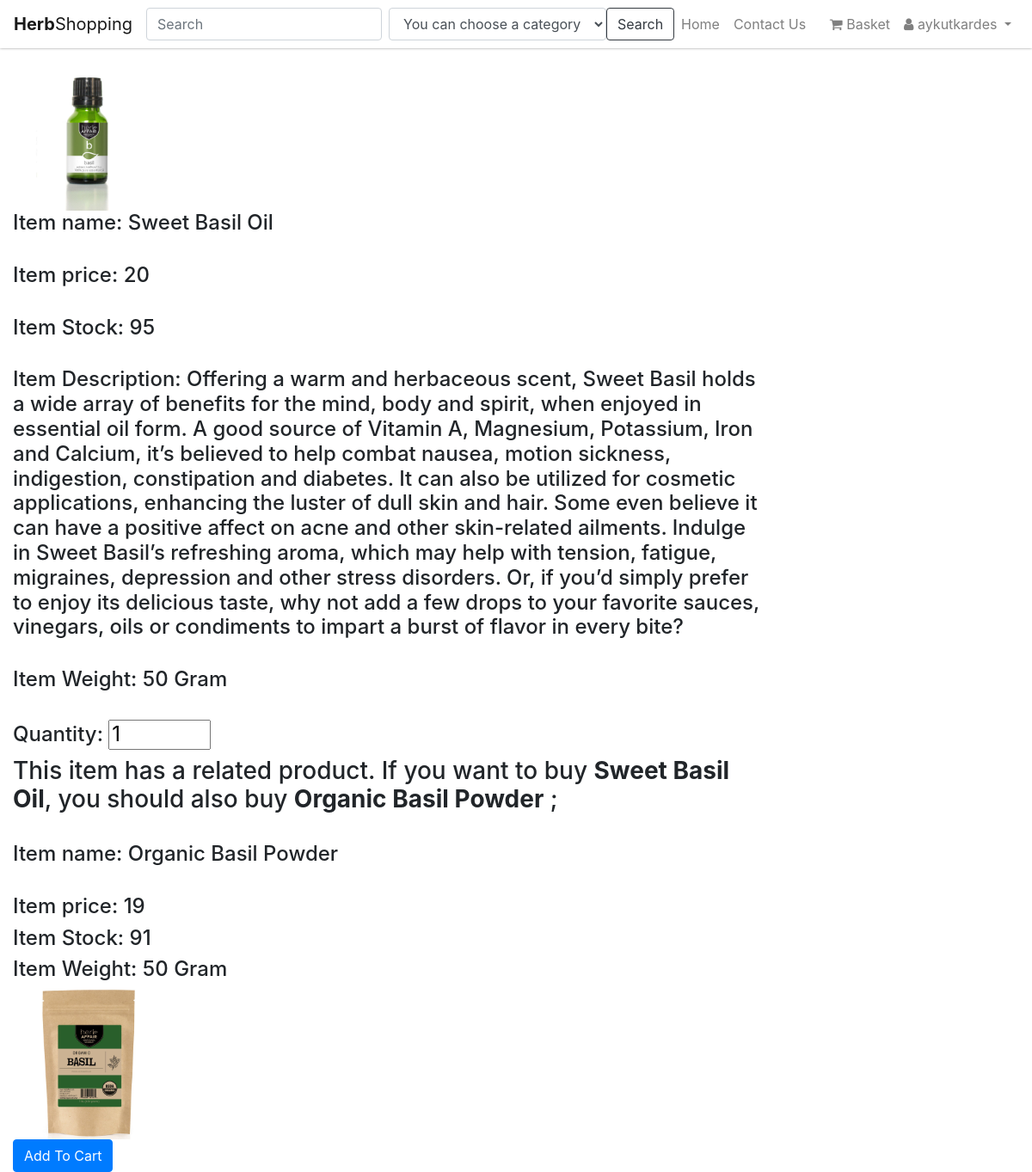
/item/sweet-basil-oil/ (signed in), run on the app's committed database.
### apps/profiles/models.py (models this page shows, shortened)
class User(AbstractUser):
    user_type           = models.CharField(max_length=2, choices=USER_TYPE_CHOICES, default=CUSTOMER)
    adress              = models.CharField(max_length=220, null=True, blank=True)
    postcode            = models.PositiveSmallIntegerField(null=True, blank=True)
    country             = CountryField()

### apps/shop/models.py (models this page shows, shortened)
class Item(models.Model):
    owner           = models.ForeignKey(Distributor, on_delete=models.CASCADE)
    name            = models.CharField(max_length=200)
    slug            = models.SlugField(unique=True, blank=True)
    description     = models.TextField(default='')
    price           = models.IntegerField(default=0)
    sold            = models.IntegerField(default=0)
    weight          = models.IntegerField(default=0)
    stock           = models.IntegerField(default=0)
    is_approvaled   = models.BooleanField(default=False)
    is_updated      = models.BooleanField(default=False)
    is_deleted      = models.BooleanField(default=False)
    timestamp       = models.DateTimeField(auto_now_add=True)
    updated_date    = models.DateTimeField(auto_now=True)
    category        = models.ForeignKey(Category)
    related_product = models.ForeignKey('Item', null=True, blank=True)
    image           = models.ImageField(upload_to=item_upload_location, width_field='width_field', height_field='height_field')
    width_field     = models.IntegerField(default=0)
    height_field    = models.IntegerField(default=0)

### apps/shop/views.py (the view)
# urls.py: url(r'^item/(?P<slug>[-\w]+)/$', ItemDetailView.as_view(), name='detail'),
class ItemDetailView(DetailView):
    template_name = "shop/item_detail.html"
    context_object_name = 'item'
    def get_object(self, *args, **kwargs):
        slug = self.kwargs.get('slug')
        obj = get_object_or_404(Item, slug=slug)
        return obj

### apps/shop/templates/shop/item_detail.html (shortened to what this page needs)
{% extends "base.html" %}
{% block content %}
<div class="col-9">
  <form action="{% url 'shop:add_to_cart' item.id %}" method="post">{% csrf_token %}
  <img src="{{ item.image.url }}" alt="" width="175px", height="auto"><br>
  <h4>Item name: {{ item.name }}</h4>
  <br>
  <h4>Item price: {{ item.price }}</h4><br>
  <h4>Item Stock: {{ item.stock }}</h4><br>
  <h4>Item Description: {{ item.description }}</h4><br>
  <h4>Item Weight: {{ item.weight }} Gram</h4><br>
  {% if not item.stock == 0 %}
  <h4>Quantity: <input type="number" name="q" value="1" min="1" max="{{ item.stock }}"></h4>
  {% endif %}
  {% if item.related_product %}
    <h3>This item has a related product. If you want to buy <b>{{item.name}}</b>, you should also buy <b>{{item.related_product.name}}</b> ; </h3><br>
    <h4>Item name: {{ item.related_product.name }}</h4>
    <br>
    <h4>Item price: {{ item.related_product.price }}</h4>
    <h4>Item Stock: {{ item.related_product.stock }}</h4>
    <h4>Item Weight: {{ item.related_product.weight }} Gram</h4>
    <img src="{{ item.related_product.image.url }}" alt="" width="175px", height="auto">
  {% endif %}<br>
    <input
        type="submit"
        class="btn btn-primary {% if item.stock == 0 or item.is_updated %}disabled btn-dark{% endif %}"
        value="Add To Cart">
</form>
</div>
{% endblock content %}

### apps/templates/include/nav.html (shortened to what this page needs)
{% load static %}
<nav class="navbar fixed-top navbar-expand-md navbar-light bg-light">
  <a class="navbar-brand" href="{% url 'shop:home' %}"><b>Herb</b>Shopping</a>
  <div class="collapse navbar-collapse" id="navbarSupportedContent">
    <form method="get" action="{% url 'shop:search' %}" class="form-inline">
      <input class="form-control mr-sm-2" type="search" name="search" placeholder="Search" aria-label="Search" value="{{request.GET.search}}">
      <div class="form-group">
        <select name="category" class="form-control" id="sel1">
          <option value="0">You can choose a category</option>
        </select>
      </div>
    <button class="btn btn-outline-dark my-2 my-sm-0" type="submit">Search</button>
    </form>
    <ul class="navbar-nav">
      <li class="nav-item"><a class="nav-link" href="/">Home</a></li>
      <li class="nav-item"><a class="nav-link" href="{% url 'shop:contact_us' %}">Contact Us</a></li>
    </ul>
    {% if user.is_authenticated %}
    <ul class="navbar-nav ml-auto">
      {% if user.user_type == '4' %}
      <li class="nav-item">
        <a class="nav-link" href="{% url 'shop:cart' %}">
          <i class="fa fa-shopping-cart" aria-hidden="true"></i> Basket
        </a>
      </li>
      {% endif %}
      <li class="nav-item dropdown">
        <a class="nav-link dropdown-toggle" href="#" id="navbarDropdownMenuLink" data-toggle="dropdown" aria-haspopup="true" aria-expanded="false">
          <i class="fa fa-user"></i> {{ request.user }} </a>
      </li>
    </ul>
  </div>
  {% else %}
  <ul class="navbar-nav ml-auto">
    <li class="nav-item"><a class="nav-link" href="{% url 'users:login' %}">Sign In</a></li>
    <li class="nav-item"><a class="nav-link" href="{% url 'users:register' %}">Sign Up</a></li>
  </ul>
  {% endif %}
</nav>

### ms/static/se301/css/style.css (style rules this page uses)
html { overflow-y: scroll; }
body { margin-top: 70px; }
.navbar { -webkit-box-shadow: 0 0px 3px 0px #999; -moz-box-shadow: 0 0px 3px 0px #999; box-shadow: 0 0px 3px 0px #999; background-color: #FFF !important; }
html { font-size: 1rem; }

### data on the page
User: user "aykutkardes"
Item: image (picture), name "Sweet Basil Oil", price "20", stock "95", description "Offering a warm and herbaceous scent, Sweet Basil holds a wide array of benefits for the mind, body and spirit, when enjoyed in essential oil form. A good source of Vitamin A, Magnesium, Potassium, Iron and Calcium, it’s believed to help combat nausea, motion sickness, indigestion, constipation and diabetes. It can also be utilized for cosmetic applications, enhancing the luster of dull skin and hair. Some even believe it can have a positive affect on acne and other skin-related ailments. Indulge in Sweet Basil’s refreshing aroma, which may help with tension, fatigue, migraines, depression and other stress disorders. Or, if you’d simply prefer to enjoy its delicious taste, why not add a few…", weight "50", related_product.name "Organic Basil Powder", related_product.price "19", related_product.stock "91", related_product.weight "50", related_product.image (picture), stock+is_updated "Add To Cart"
